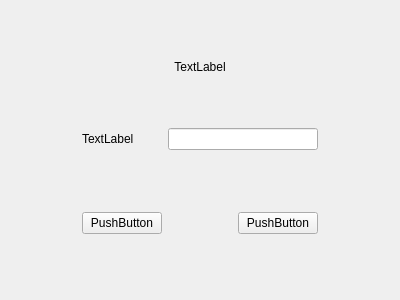
<?xml version="1.0" encoding="UTF-8"?>
<ui version="4.0">
 <class>FactoryDefaultWidget</class>
 <widget class="QWidget" name="FactoryDefaultWidget">
  <property name="geometry">
   <rect>
    <x>0</x>
    <y>0</y>
    <width>400</width>
    <height>300</height>
   </rect>
  </property>
  <property name="windowTitle">
   <string>Form</string>
  </property>
  <layout class="QGridLayout" name="gridLayout_2">
   <item row="0" column="0">
    <layout class="QGridLayout" name="gridLayout" rowstretch="2,2,1,2,1" columnstretch="1,1,1,1,1">
     <item row="0" column="0" colspan="5">
      <widget class="CustomLabel" name="factoryDefaultLabel">
       <property name="text">
        <string>TextLabel</string>
       </property>
       <property name="alignment">
        <set>Qt::AlignCenter</set>
       </property>
      </widget>
     </item>
     <item row="4" column="0">
      <spacer name="horizontalSpacer_3">
       <property name="orientation">
        <enum>Qt::Horizontal</enum>
       </property>
       <property name="sizeHint" stdset="0">
        <size>
         <width>40</width>
         <height>20</height>
        </size>
       </property>
      </spacer>
     </item>
     <item row="4" column="4">
      <spacer name="horizontalSpacer_2">
       <property name="orientation">
        <enum>Qt::Horizontal</enum>
       </property>
       <property name="sizeHint" stdset="0">
        <size>
         <width>40</width>
         <height>20</height>
        </size>
       </property>
      </spacer>
     </item>
     <item row="4" column="2">
      <spacer name="horizontalSpacer">
       <property name="orientation">
        <enum>Qt::Horizontal</enum>
       </property>
       <property name="sizeHint" stdset="0">
        <size>
         <width>40</width>
         <height>20</height>
        </size>
       </property>
      </spacer>
     </item>
     <item row="1" column="4">
      <spacer name="horizontalSpacer_4">
       <property name="orientation">
        <enum>Qt::Horizontal</enum>
       </property>
       <property name="sizeHint" stdset="0">
        <size>
         <width>40</width>
         <height>20</height>
        </size>
       </property>
      </spacer>
     </item>
     <item row="3" column="1">
      <widget class="CustomPushButton" name="okPushButton">
       <property name="text">
        <string>PushButton</string>
       </property>
      </widget>
     </item>
     <item row="3" column="3">
      <widget class="CustomPushButton" name="cancelPushButton">
       <property name="text">
        <string>PushButton</string>
       </property>
      </widget>
     </item>
     <item row="1" column="2" colspan="2">
      <widget class="CustomLineEdit" name="lineEdit"/>
     </item>
     <item row="1" column="1">
      <widget class="CustomLabel" name="pwLabel">
       <property name="text">
        <string>TextLabel</string>
       </property>
      </widget>
     </item>
    </layout>
   </item>
  </layout>
 </widget>
 <customwidgets>
  <customwidget>
   <class>CustomPushButton</class>
   <extends>QPushButton</extends>
   <header>CustomPushButton.h</header>
  </customwidget>
  <customwidget>
   <class>CustomLabel</class>
   <extends>QLabel</extends>
   <header>CustomLabel.h</header>
  </customwidget>
  <customwidget>
   <class>CustomLineEdit</class>
   <extends>QLineEdit</extends>
   <header>CustomLineEdit.h</header>
  </customwidget>
 </customwidgets>
 <resources/>
 <connections/>
</ui>
